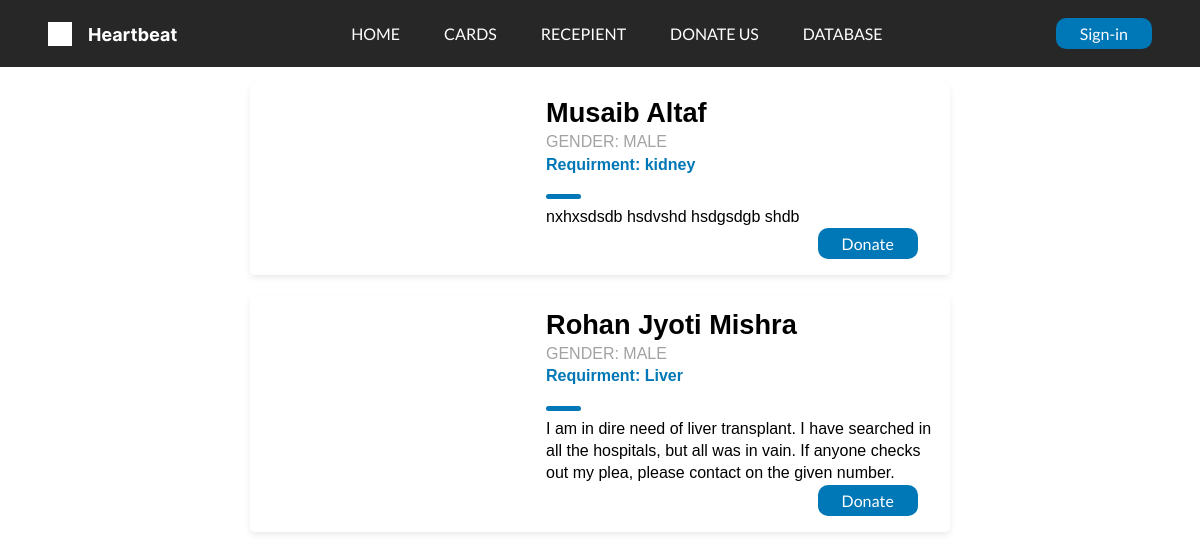
Screenshot of /pleas/ with the database file from the repository.
### home/models.py (models this page shows, shortened)
class donation_plea(models.Model):
    sno = models.AutoField(primary_key=True)
    full_name = models.CharField(max_length=250)
    email = models.EmailField()
    gender = models.CharField(max_length=10)
    contact = models.CharField(max_length=13)
    requirement = models.CharField(max_length = 250)
    birth_date = models.IntegerField()
    birth_month = models.CharField(max_length=2)
    birth_year = models.CharField(max_length=4)
    message = models.TextField()
    class Meta:
        verbose_name_plural = "Donation Pleas"

### home/views.py (the view)
# urls.py: path('pleas/', views.pleas, name = "pleas")
def pleas(request):
    pleas = donation_plea.objects.all()
    context = {"pleas":pleas}
    return render(request, 'pleas.html', context)

### templates/pleas.html (shortened to what this page needs)
{% extends 'base.html' %}
{% block body %}
  {% for x in pleas %}
    <div class="blog-card">
        <div class="meta">
          <div class="photo" style="background-image: url(https://storage.googleapis.com/chydlx/codepen/blog-cards/image-1.jpg)"></div>
        </div>
        <div class="description">
          <h1>{{x.full_name}}</h1>
          <h2> Gender: {{x.gender}}</h2>
          <h4> Requirment: {{x.requirement}}</h4>
          <p> {{x.message}}</p>
          <button class="card-xyz"><a class="donate-btn" href="donate.html">Donate</a></button>
        </div>
      </div>
      {% endfor %}
{% endblock %}

### templates/base.html (shortened to what this page needs)
<!DOCTYPE html>
{% load static %}
<html lang="en">
<head>
    <link rel="stylesheet" href="/static/assets/css/style.css">
</head>
<body>
    <header class="bar">
        <img class="logo" src="/static/images/logo.svg" alt="logo">
        <nav>
            <ul class="nav_links">
                <li><a href="/">HOME</a></li>
                <li><a href="/cards">CARDS</a></li>
                <li><a href="/donationplea">RECEPIENT</a></li>
                <li><a href="/donate">DONATE US</a></li>
                <li><a href="/static/assets/hexclan.pdf">DATABASE</a></li>
            </ul>
        </nav>
            <a class="cta" href="#"><button>Sign-in</button></a>
    </header>
{% block body %}{% endblock %}
</body>
</html>

### static/assets/css/style.css (style rules this page uses)
* { box-sizing: border-box; margin: 0; padding: 0; background-color: white; scroll-behavior: smooth; }
li, a, button { font-family: "Lato", sans-serif; font-weight: 400; font-size: 16px; color: #fff; text-decoration: none; background-color: #272727; }
header { display: flex; justify-content: space-between; align-items: center; padding: 18px 4%; background-color: #272727; }
.logo { cursor: pointer; background-color: #272727; }
.nav_links { list-style: none; background-color: #272727; }
.nav_links li { display: inline-block; padding: 0px 20px; }
.nav_links li a { transition: all 0.3s ease 0s; }
button { padding: 6px 24px; background-color: rgba(0, 119, 182, 1); border: none; border-radius: 10px; cursor: pointer; transition: all 0.3s ease 0s; }
.blog-card { display: flex; flex-direction: column; margin: 1rem auto; box-shadow: 0 3px 7px -1px rgba(0, 0, 0, 0.1); margin-bottom: 1.6%; background: #fff; line-height: 1.4; font-family: sans-serif; border-radius: 5px; overflow: hidden; z-index: 0; }
.blog-card a { color: inherit; }
.blog-card .meta { position: relative; z-index: 0; height: 200px; }
.blog-card .photo { position: absolute; top: 0; right: 0; bottom: 0; left: 0; background-size: cover; background-position: center; transition: transform 0.2s; }
.blog-card .description { padding: 1rem; background: #fff; position: relative; z-index: 1; }
.blog-card .description h1, .blog-card .description h2 { font-family: Poppins, sans-serif; }
.blog-card .description h1 { line-height: 1; margin: 0; font-size: 1.7rem; }
.blog-card .description h2 { font-size: 1rem; font-weight: 300; text-transform: uppercase; color: #a2a2a2; margin-top: 5px; }
.blog-card p { position: relative; margin: 1rem 0 0; }
.blog-card p:first-of-type { margin-top: 1.25rem; }
.blog-card p:first-of-type:before { content: ""; position: absolute; height: 5px; background: rgba(0, 119, 182, 1); width: 35px; top: -0.75rem; border-radius: 3px; }
@media (min-width: 640px) { .blog-card { flex-direction: row; max-width: 700px; } }
@media (min-width: 640px) { .blog-card .meta { flex-basis: 40%; height: auto; } }
@media (min-width: 640px) { .blog-card .description { flex-basis: 60%; } }
@media (min-width: 640px) { .blog-card .description:before { transform: skewX(-3deg); content: ""; background: #fff; width: 30px; position: absolute; left: -10px; top: 0; bottom: 0; z-index: -1; } }
.card-xyz { margin-left: 70%; }
.donate-btn { background: none; }
h4 { color: rgba(0, 119, 182, 1); padding-bottom: 10px; }

### rows the page displays
donation_plea: full_name "Musaib Altaf", gender "MALE", requirement "kidney", message "nxhxsdsdb hsdvshd hsdgsdgb shdb"
donation_plea: full_name "Rohan Jyoti Mishra", gender "MALE", requirement "Liver", message "I am in dire need of liver transplant. I have searched in all the hospitals, but all was in vain. If anyone checks out my plea, please contact on the given number."
